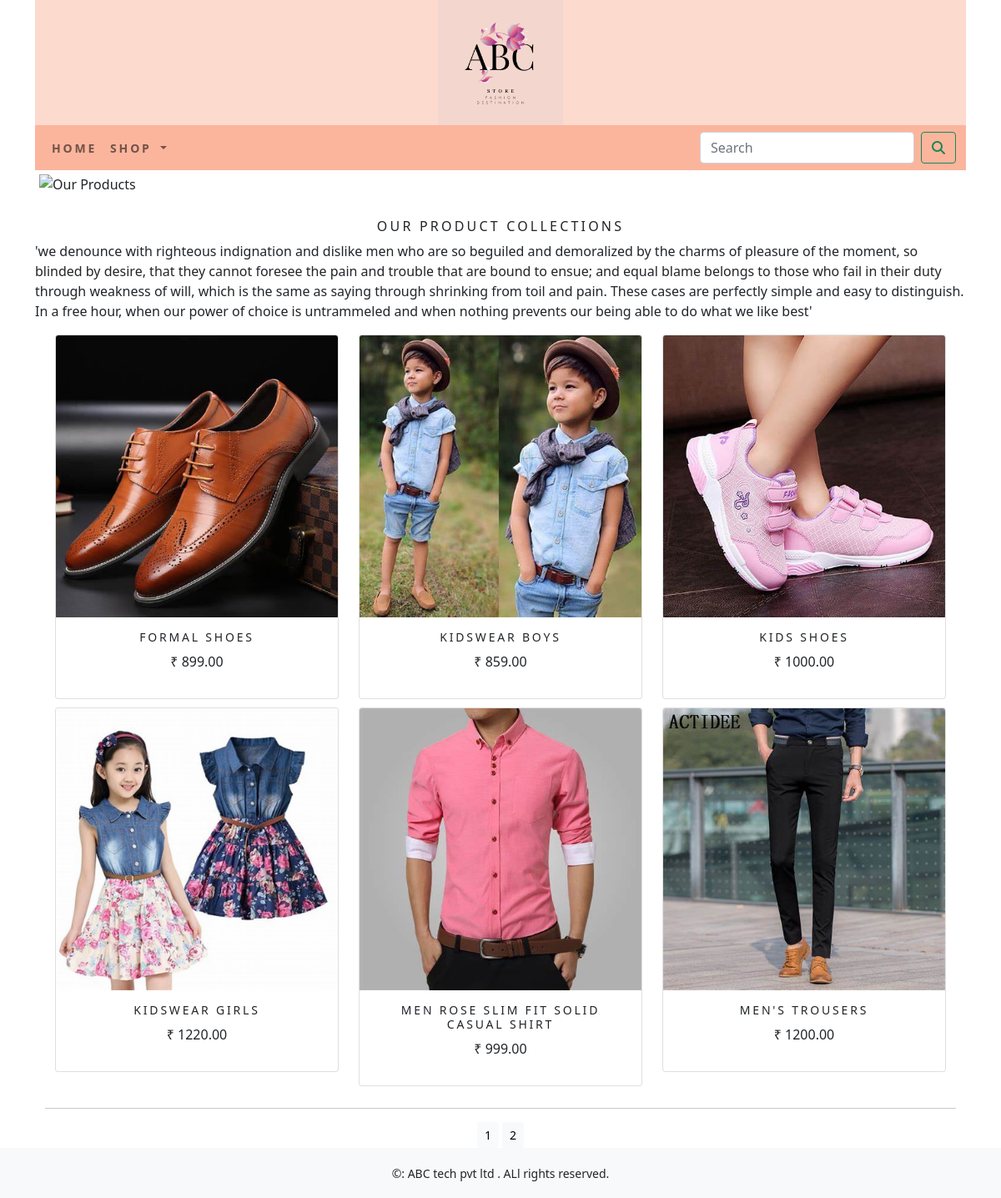
The page / on the database its author committed.
### shop/models.py (models this page shows, shortened)
class Product(models.Model):
    name = models.CharField(max_length=250, unique=True)
    slug = models.SlugField(max_length=250, unique=True)
    description = models.TextField(blank=True)
    price=models.DecimalField(max_digits=10,decimal_places=2)
    category=models.ForeignKey(Category,on_delete=models.CASCADE)
    image = models.ImageField(upload_to='category', blank=True)
    stock=models.IntegerField()
    available=models.BooleanField(default=True)
    created=models.DateTimeField(auto_now_add=True)
    updated=models.DateTimeField(auto_now=True)
    class Meta:
        ordering = ('name',)
        verbose_name = ('product')
        verbose_name_plural = ('products')
    def get_url(self):
        return reverse('shop:prodCatdetail',args=[self.category.slug,self.slug])

### shop/views.py (the view)
# urls.py: path('',views.allProdCat,name='allProdCat'),
def allProdCat(request,c_slug=None):
    c_page=None
    products_list=None
    if c_slug!=None:
        c_page=get_object_or_404(Category,slug=c_slug)
        products_list=Product.objects.all().filter(category=c_page,available=True)
    else:
        products_list=Product.objects.all().filter(available=True)
    paginator=Paginator(products_list,6)
    try:
        page=int(request.GET.get('page','1'))
    except:
        page=1
    try:
        products=paginator.page(page)
    except:
        products=paginator.page(Paginator.num_pages)
    return render(request,'category.html',{'category':c_page,'products':products})

### cart/context_processors.py (called while the page is built)
def counter(request):
    item_count=0
    if 'admin' in request.path:
        return {}
    else:
        try:
            cart=Cart.objects.filter(cart_id=_cart_id(request))
            cart_items=CartItem.objects.all().filter(cart=cart[:1])
            for cart_item in cart_items:
                item_count += cart_item.quantity
        except Cart.DoesNotExist:
            item_count=0
    return dict(item_count=item_count)

### cart/views.py (called while the page is built)
def _cart_id(request):
    cart=request.session.session_key
    if not cart:
        cart=request.session.create()
    return cart

### shop/context_processors.py (called while the page is built)
def menu_links(request):
    links=Category.objects.all()
    return dict(links=links)

### shop/models.py (called while the page is built)
    def get_url(self):
        return reverse('shop:products_by_category',args=[self.slug])

### template/category.html (shortened to what this page needs)
{% extends 'base.html' %}
{% load static %}
{% block content %}
    <div>
        {% if category %}
            <div class="mx-auto">
                <img class="my_image" src="{{category.image.url}}" alt="{{category.name}}" style="width:100%">
            </div>
                <br>
            <div style="background-color:#fddace">
                    <h1 class="text-center my_title">{{category.name}}</h1>
                    <p class="text-justify">{{category.description}}</p>
            </div>
        {% else %}
            <div>
                <img class="my_image my_image_padding" src="{% static 'img/b.png' %}" alt="Our Products" width="1500px;" height="800px;" >
            </div>
                <br>
            <div>
                <h1 class="text-center my_title">Our Product Collections</h1>
                <p class="text-justify">'we denounce with righteous indignation and dislike men who are so beguiled and demoralized by the charms of pleasure of the moment, so blinded by desire, that they cannot foresee the pain and trouble that are bound to ensue; and equal blame belongs to those who fail in their duty through weakness of will, which is the same as saying through shrinking from toil and pain. These cases are perfectly simple and easy to distinguish. In a free hour, when our power of choice is untrammeled and when nothing prevents our being able to do what we like best'</p>
            </div>
        {% endif %}
    </div>
    <div class="container">
        <div class="row mx-auto">
            {% for product in products.object_list %}
                <div class="my_bottom_margin col-9 col-sm-12 col-md-4 col-lg-4">
                    <div class="card text-center" style="min-width:18rem;">
                        <a href="{{product.get_url}}">
                            <img class="card-img-top my_image" src="{{product.image.url}}" alt="{{product.name}}">
                        </a>
                        <div class="card-body">
                            <h4>
                                {{product.name}}
                            </h4>
                            <p>
                                ₹ {{product.price}}
                            </p>
                        </div>
                    </div>
                </div>
            {% endfor %}
        </div>
        <div class="mx-auto">
            {% if products.paginator.num_pages > 1 %}
              <hr>
                <div class="text-center">
                    {% for pg in products.paginator.page_range %}
                        <a href="?page={{pg}}" class="btn btn-light btn-sm {% if products.number == pg %} active {% endif %}">{{pg}}</a>
                    {% endfor %}
                </div>
            {% endif %}
        </div>
    </div>
{% endblock %}

### template/base.html (shortened to what this page needs)
{% load static %}
<!DOCTYPE html>
<html lang="en">
<head>
    <link rel="stylesheet" href="{% static 'css/bootstrap.min.css' %}">
    <link rel="stylesheet" href="{% static 'css/custom.css' %}">
</head>
<body>
<div class="container">
{% include 'header.html' %}
{% include 'nav.html' %}
{% block content %}
{% endblock %}
</div>
{% include 'footer.html' %}
</body>
</html>

### template/header.html
{% load static %}
<header style="background-color:#fddace;">
        <center>
            <a href="{% url 'shop:allProdCat' %}">
            <img src="{% static 'img/ABC.png' %}" alt="logimage" width="150px;" height="150px;"></a>
         </center>
</header>

### template/nav.html (shortened to what this page needs)
<nav class="navbar navbar-expand-lg navbar-light " style="background-color:#fbb59d">
  <div class="container-fluid">
    <div class="collapse navbar-collapse" id="navbarSupportedContent">
      <ul class="navbar-nav me-auto mb-2 mb-lg-0">
        <li class="nav-item">
          <a class="nav-link" href="{% url 'shop:allProdCat' %}"><b>Home</b></a>
        </li>
        <li class="nav-item dropdown {% if 'shop' in request.path %} active {% endif %}">
          <a class="nav-link dropdown-toggle" href="#" id="navbarDropdown" role="button" data-bs-toggle="dropdown" aria-expanded="false">
            <b>Shop</b>
          </a>
        </li>
      </ul>
      <form class="d-flex" action="{% url 'Search_app:SearchResult' %}" method="get">
        <input class="form-control me-2" type="search" placeholder="Search" name="q" aria-label="Search">
        <button class="btn btn-outline-success" type="submit"><i class="fas fa-search"></i></button>
      </form>
    </div>
  </div>
</nav>

### template/footer.html
<div class="footer navbar-fixed-bottom my_footer">
    <p class="text-center">
        &copy: ABC tech pvt ltd . ALl rights reserved.
    </p>
</div>

### shop/static/css/custom.css (style rules this page uses)
.nav-item { letter-spacing:.2em; font-size:14px; text-transform:uppercase; }
.my_footer p { padding-top:20px; font-size:14px; }
.my_footer { background-color:#f8f9fa; height:60px; }
.my_image { width:100%; height:auto; }
.my_title { font-size:16px; text-transform:uppercase; letter-spacing:.2em; }
.my_image_padding { padding:5px; }
.my_bottom_margin { margin-bottom:10px; }
.card-body h4 { letter-spacing:.2em; font-size:14px; text-transform:uppercase; }

### rows shown on the page
Product: image (picture), name "FORMAL SHOES", price "899.00"
Product: image (picture), name "KIDSWEAR BOYS", price "859.00"
Product: image (picture), name "KIDS SHOES", price "1000.00"
Product: image (picture), name "KIDSWEAR GIRLS", price "1220.00"
Product: image (picture), name "MEN ROSE SLIM FIT SOLID CASUAL SHIRT", price "999.00"
Product: image (picture), name "MEN'S TROUSERS", price "1200.00"

### other values the page prints
{{ pg }} "1" "2"
